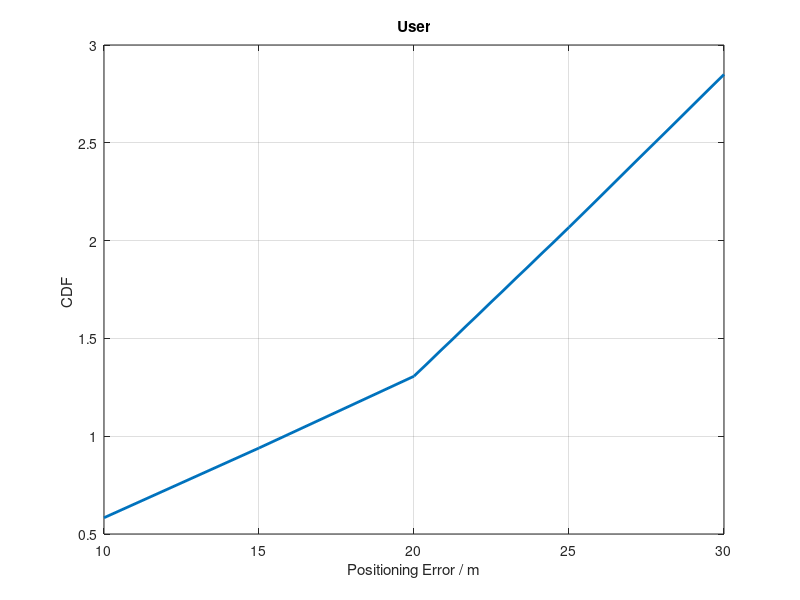

Here is the MATLAB script that generated this plot:

x = 10:5:30; % 0到90度，每隔1度取一个值

y = [0.5830923,0.9396177,1.3066432,2.0676982,2.8493476];

figure;
plot(x, y, 'LineWidth', 2);
xlabel('Distance (m)');
ylabel('CRLB for Distance');
title('CRLB vs. Distance');
xlabel('Positioning Error / m');ylabel('CDF ');
title(['User']);
grid on;


%第一种分段函数
% t1=0:0.1:3;
% v1=0;
% t2=3:0.1:6;
% v2=1;
% t=[t1 t2];
% v=[v1 v2];
% plot(t,v);
% axis([0 10 0 1]);
% xlabel('Positioning Error / m');ylabel('CDF ');
% title(['User']);
% grid on;


% x=0:0.1:10;
% y=[];
% for xx=x
%     if(xx<3)
%         y=[y,0];
% 
%     else
%         y=[y,1];
% end
% end
% plot(x,y,'LineWidth', 2);
% xlabel('Positioning Error / m');ylabel('CDF ');
% title(['定位CDF']);
% grid on;



% 定义 CRLB 范围
% 定义 CRLB 范围
% 定义 CRLB 范围
% 定义横坐标范围
% 定义横坐标范围
% x_values = linspace(10, 30, 100);
% 
% % 定义凸函数（这里使用了一个简单的二次函数作为示例）
% crlb_values = 0.0015 + 0.0001 * (x_values - 20).^2;
% 
% % 画图
% plot(x_values, crlb_values, 'LineWidth', 2);
% hold on;
% 
% % 加三角形符号
% marker_indices = [1, 50, 100]; % 选择三个位置添加符号
% plot(x_values(marker_indices), crlb_values(marker_indices), '^', 'MarkerSize', 8, 'MarkerFaceColor', 'red', 'MarkerEdgeColor', 'black');
% 
% xlabel('距离');
% ylabel('CRLB');
% title('凸函数曲线');
% 
% % 添加图例
% legend('凸函数曲线', '三角形符号');
% 
% % 在图上添加网格线
% grid on;
